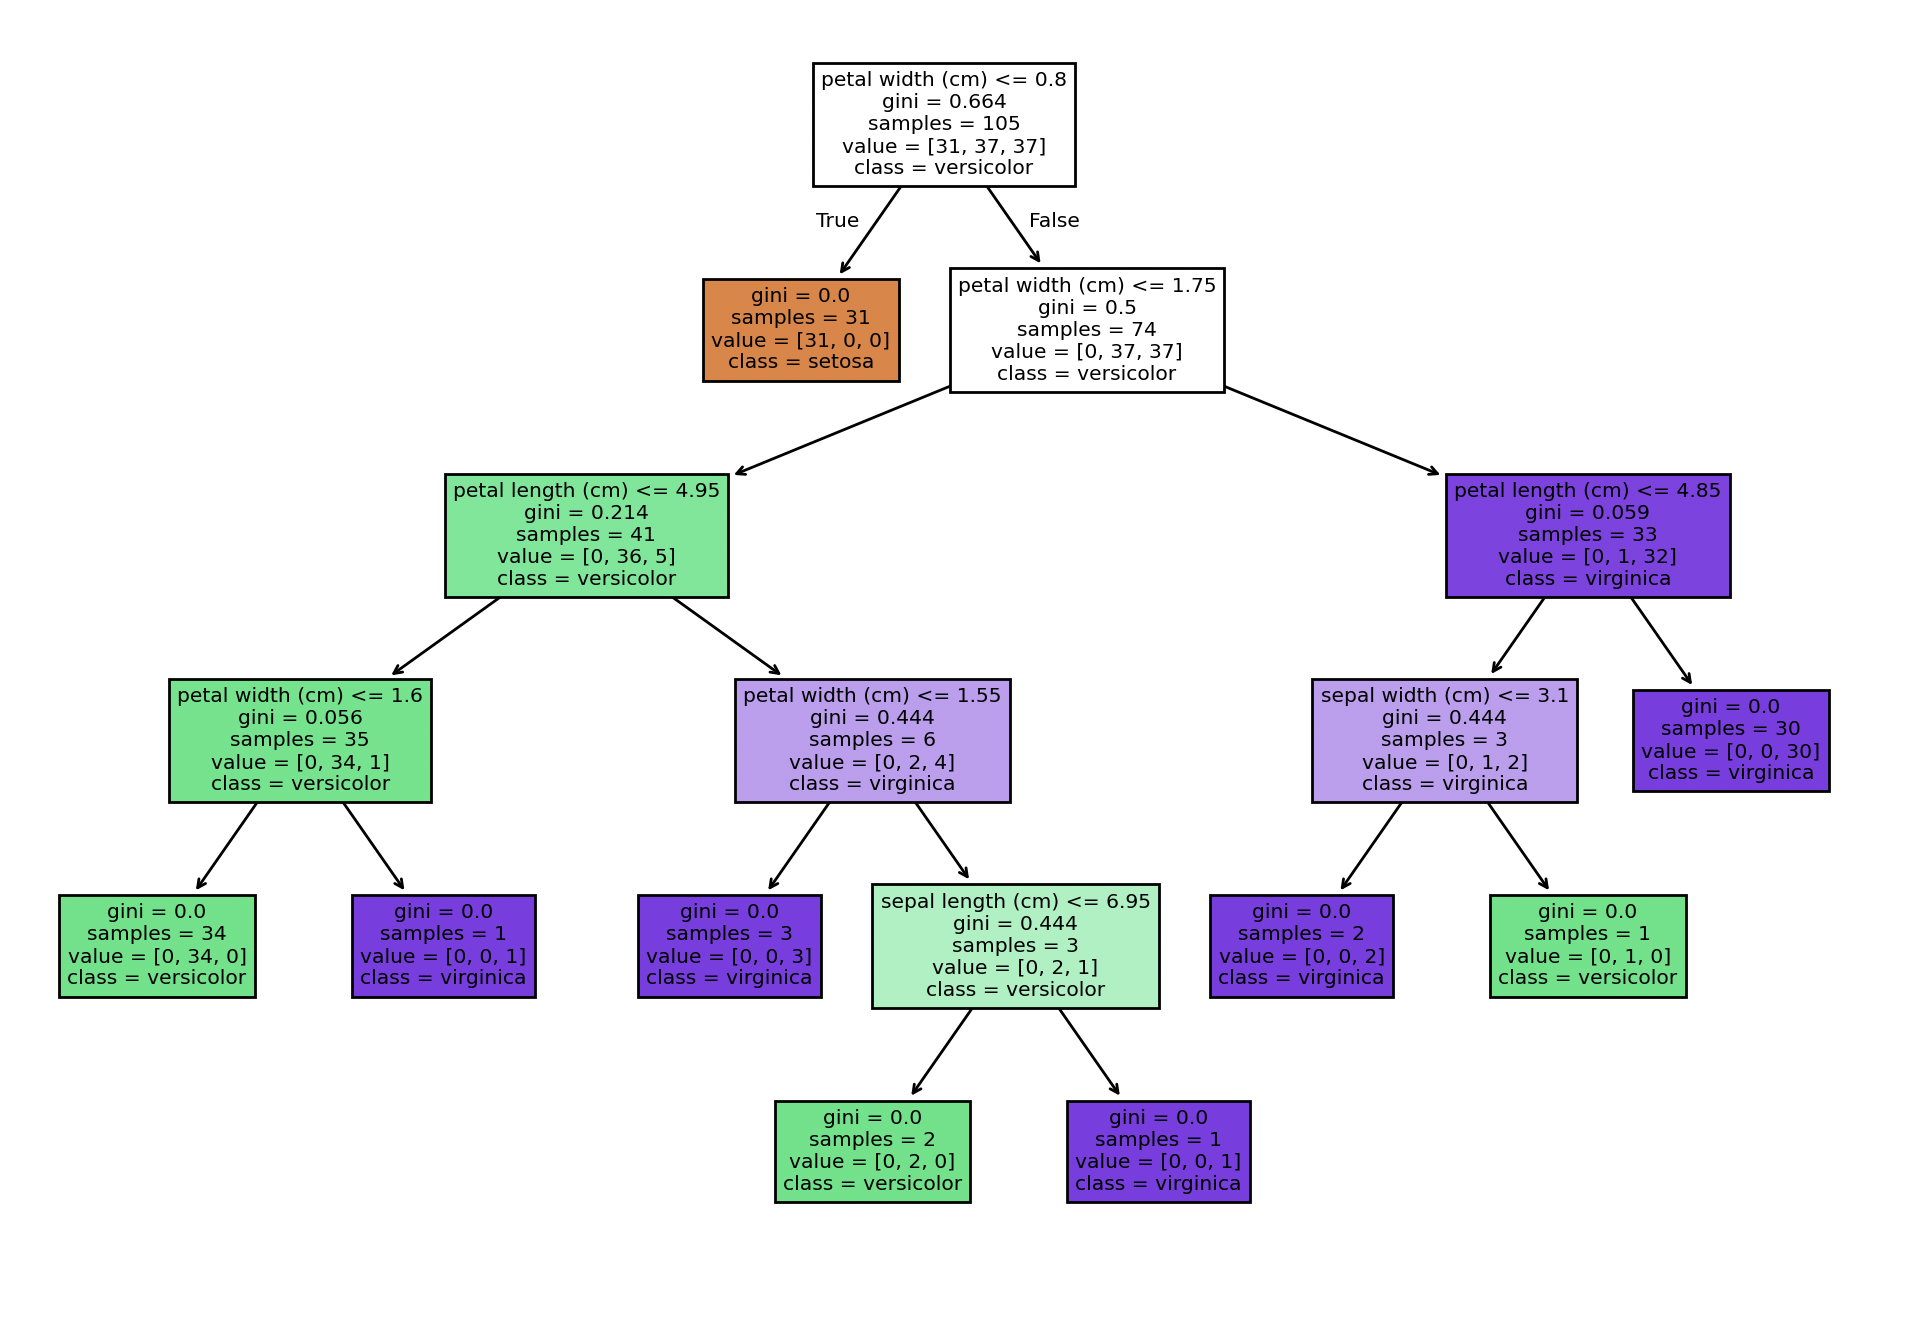

Write Python code to recreate this figure.
# --- python Decision Tree, add need visualization the process

# To visualize the decision-making process of the Decision Tree, we can use `plot_tree` from `scikit-learn`. This function generates a plot of the tree structure, showing the conditions at each node and the splits made during training.

# Here’s an extended version of the previous example with a visualization of the decision tree:

# ### Full Example with Visualization:

# ```python
# Import required libraries
import matplotlib.pyplot as plt
from sklearn.datasets import load_iris
from sklearn.model_selection import train_test_split
from sklearn.tree import DecisionTreeClassifier, plot_tree
from sklearn import metrics

# Load the dataset (Iris dataset in this case)
iris = load_iris()
X = iris.data  # Features
y = iris.target  # Labels

# Split the dataset into training and testing sets
X_train, X_test, y_train, y_test = train_test_split(X, y, test_size=0.3, random_state=42)

# Initialize the Decision Tree Classifier
clf = DecisionTreeClassifier()

# Train the model
clf.fit(X_train, y_train)

# Make predictions
y_pred = clf.predict(X_test)

# Evaluate the model
accuracy = metrics.accuracy_score(y_test, y_pred)
print(f"Accuracy: {accuracy * 100:.2f}%")

# Visualize the decision tree
plt.figure(figsize=(12,8))
plot_tree(clf, feature_names=iris.feature_names, class_names=iris.target_names, filled=True)
plt.show()
# ```

# ### Key Explanation:
# 1. **`plot_tree` Function**:
#    - `clf`: The trained decision tree classifier.
#    - `feature_names`: Names of the features (columns) in the dataset.
#    - `class_names`: Labels of the target variable (class names).
#    - `filled=True`: Colors the nodes to indicate different classes.
#
# 2. **`plt.figure(figsize=(12,8))`**: Resizes the plot for better visualization.

# ### Visualization Output:
# The visualization will show a tree where each node contains:
# - The feature used for splitting.
# - The threshold for the split.
# - The Gini impurity or entropy of the node.
# - The number of samples at each node.
# - The class distribution and the predicted class for leaf nodes.

# This provides a clear visual of the decision process, showing how the tree splits data at each step.

# Let me know if you'd like further customization for the tree's visualization!

## python DecisionTreeClassifier.py
# Matplotlib is building the font cache; this may take a moment.
# Accuracy: 100.00%
